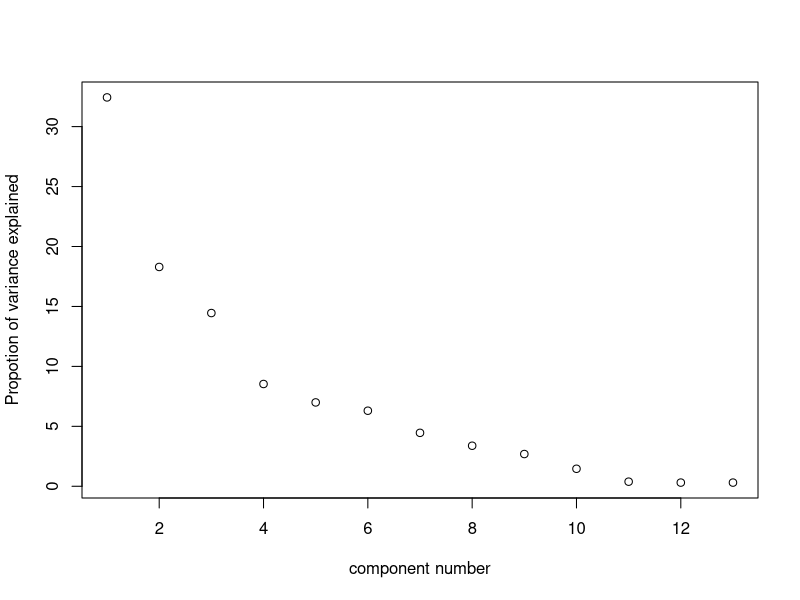
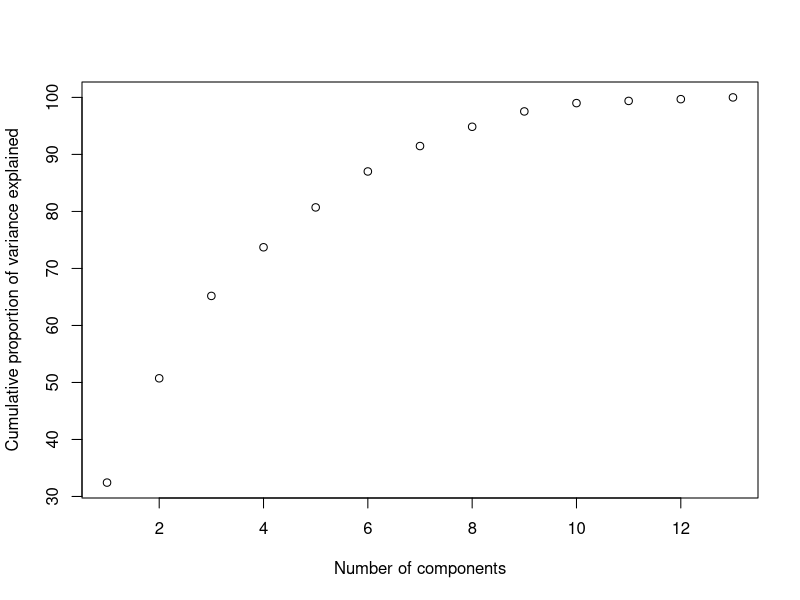

Recreate these plots in R, in order.
X <- matrix(c(1,-1,-1,1,2,2), nr=3, byrow=T)

var_u <- function(u){
var(X%*%u)
}

var_u(c(0,-1))

p=5
a <- matrix(c(1:p), nc=1)
sigma = 2*diag(rep(1,p))+a%*%t(a)
eigen(sigma)


## Q3
lambda <- c(4.22 , 2.38 , 1.88 , 1.11 , 0.91 , 0.82 , 0.58, 0.44 , 0.35 , 0.19 , 0.05 , 0.04 , 0.04)

plot(1:length(lambda), lambda/sum(lambda)*100, ylab="Propotion of variance explained", xlab='component number')

plot(1:length(lambda), 100*cumsum(lambda)/sum(lambda), ylab="Cumulative proportion of variance explained",
     xlab="Number of components")


which(cumsum(lambda)/sum(lambda)>0.9)

which(lambda>mean(lambda))

## Q4

R = matrix(c(1 , 0.5792 , 0.2414 , 0.5792 , 1 , 0.5816 , 0.2414 , 0.5816 , 1), nr=3, byrow=TRUE)
eigen(R)

z1 = rep(0,3)
z2= rep(1,3)

t(eigen(R)$vectors) %*%z1
t(eigen(R)$vectors) %*%z2
